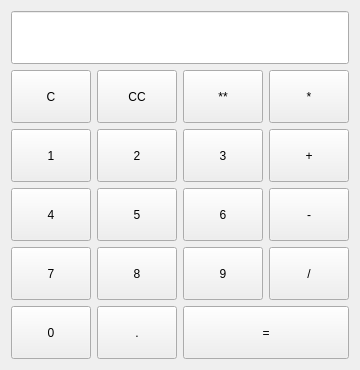
<?xml version="1.0" encoding="UTF-8"?>
<ui version="4.0">
 <class>PyQt5 Calculator</class>
 <widget class="QWidget" name="Form">
  <property name="geometry">
   <rect>
    <x>0</x>
    <y>0</y>
    <width>338</width>
    <height>370</height>
   </rect>
  </property>
  <property name="windowTitle">
   <string>Form</string>
  </property>
  <layout class="QVBoxLayout" name="verticalLayout">
   <item>
    <layout class="QGridLayout" name="gridLayout">
     <item row="1" column="0">
      <widget class="QPushButton" name="clear_one">
       <property name="sizePolicy">
        <sizepolicy hsizetype="MinimumExpanding" vsizetype="MinimumExpanding">
         <horstretch>0</horstretch>
         <verstretch>0</verstretch>
        </sizepolicy>
       </property>
       <property name="text">
        <string>C</string>
       </property>
      </widget>
     </item>
     <item row="6" column="2" colspan="2">
      <widget class="QPushButton" name="equal_button">
       <property name="enabled">
        <bool>true</bool>
       </property>
       <property name="sizePolicy">
        <sizepolicy hsizetype="MinimumExpanding" vsizetype="MinimumExpanding">
         <horstretch>0</horstretch>
         <verstretch>0</verstretch>
        </sizepolicy>
       </property>
       <property name="text">
        <string>=</string>
       </property>
      </widget>
     </item>
     <item row="1" column="2">
      <widget class="QPushButton" name="pushButton_19">
       <property name="sizePolicy">
        <sizepolicy hsizetype="MinimumExpanding" vsizetype="MinimumExpanding">
         <horstretch>0</horstretch>
         <verstretch>0</verstretch>
        </sizepolicy>
       </property>
       <property name="text">
        <string>**</string>
       </property>
      </widget>
     </item>
     <item row="3" column="0">
      <widget class="QPushButton" name="pushButton_2">
       <property name="sizePolicy">
        <sizepolicy hsizetype="MinimumExpanding" vsizetype="MinimumExpanding">
         <horstretch>0</horstretch>
         <verstretch>0</verstretch>
        </sizepolicy>
       </property>
       <property name="text">
        <string>1</string>
       </property>
      </widget>
     </item>
     <item row="3" column="3">
      <widget class="QPushButton" name="pushButton_16">
       <property name="sizePolicy">
        <sizepolicy hsizetype="MinimumExpanding" vsizetype="MinimumExpanding">
         <horstretch>0</horstretch>
         <verstretch>0</verstretch>
        </sizepolicy>
       </property>
       <property name="text">
        <string>+</string>
       </property>
      </widget>
     </item>
     <item row="3" column="1">
      <widget class="QPushButton" name="pushButton">
       <property name="sizePolicy">
        <sizepolicy hsizetype="MinimumExpanding" vsizetype="MinimumExpanding">
         <horstretch>0</horstretch>
         <verstretch>0</verstretch>
        </sizepolicy>
       </property>
       <property name="text">
        <string>2</string>
       </property>
      </widget>
     </item>
     <item row="3" column="2">
      <widget class="QPushButton" name="pushButton_3">
       <property name="sizePolicy">
        <sizepolicy hsizetype="MinimumExpanding" vsizetype="MinimumExpanding">
         <horstretch>0</horstretch>
         <verstretch>0</verstretch>
        </sizepolicy>
       </property>
       <property name="text">
        <string>3</string>
       </property>
      </widget>
     </item>
     <item row="4" column="0">
      <widget class="QPushButton" name="pushButton_4">
       <property name="sizePolicy">
        <sizepolicy hsizetype="MinimumExpanding" vsizetype="MinimumExpanding">
         <horstretch>0</horstretch>
         <verstretch>0</verstretch>
        </sizepolicy>
       </property>
       <property name="text">
        <string>4</string>
       </property>
      </widget>
     </item>
     <item row="4" column="1">
      <widget class="QPushButton" name="pushButton_5">
       <property name="sizePolicy">
        <sizepolicy hsizetype="MinimumExpanding" vsizetype="MinimumExpanding">
         <horstretch>0</horstretch>
         <verstretch>0</verstretch>
        </sizepolicy>
       </property>
       <property name="text">
        <string>5</string>
       </property>
      </widget>
     </item>
     <item row="4" column="2">
      <widget class="QPushButton" name="pushButton_6">
       <property name="sizePolicy">
        <sizepolicy hsizetype="MinimumExpanding" vsizetype="MinimumExpanding">
         <horstretch>0</horstretch>
         <verstretch>0</verstretch>
        </sizepolicy>
       </property>
       <property name="text">
        <string>6</string>
       </property>
      </widget>
     </item>
     <item row="6" column="1">
      <widget class="QPushButton" name="pushButton_11">
       <property name="sizePolicy">
        <sizepolicy hsizetype="MinimumExpanding" vsizetype="MinimumExpanding">
         <horstretch>0</horstretch>
         <verstretch>0</verstretch>
        </sizepolicy>
       </property>
       <property name="text">
        <string>.</string>
       </property>
      </widget>
     </item>
     <item row="5" column="3">
      <widget class="QPushButton" name="pushButton_13">
       <property name="sizePolicy">
        <sizepolicy hsizetype="MinimumExpanding" vsizetype="MinimumExpanding">
         <horstretch>0</horstretch>
         <verstretch>0</verstretch>
        </sizepolicy>
       </property>
       <property name="text">
        <string>/</string>
       </property>
      </widget>
     </item>
     <item row="1" column="1">
      <widget class="QPushButton" name="clear_all">
       <property name="sizePolicy">
        <sizepolicy hsizetype="MinimumExpanding" vsizetype="MinimumExpanding">
         <horstretch>0</horstretch>
         <verstretch>0</verstretch>
        </sizepolicy>
       </property>
       <property name="text">
        <string>CC</string>
       </property>
      </widget>
     </item>
     <item row="5" column="1">
      <widget class="QPushButton" name="pushButton_9">
       <property name="sizePolicy">
        <sizepolicy hsizetype="MinimumExpanding" vsizetype="MinimumExpanding">
         <horstretch>0</horstretch>
         <verstretch>0</verstretch>
        </sizepolicy>
       </property>
       <property name="text">
        <string>8</string>
       </property>
      </widget>
     </item>
     <item row="4" column="3">
      <widget class="QPushButton" name="pushButton_15">
       <property name="sizePolicy">
        <sizepolicy hsizetype="MinimumExpanding" vsizetype="MinimumExpanding">
         <horstretch>0</horstretch>
         <verstretch>0</verstretch>
        </sizepolicy>
       </property>
       <property name="text">
        <string>-</string>
       </property>
      </widget>
     </item>
     <item row="5" column="2">
      <widget class="QPushButton" name="pushButton_8">
       <property name="sizePolicy">
        <sizepolicy hsizetype="MinimumExpanding" vsizetype="MinimumExpanding">
         <horstretch>0</horstretch>
         <verstretch>0</verstretch>
        </sizepolicy>
       </property>
       <property name="text">
        <string>9</string>
       </property>
      </widget>
     </item>
     <item row="6" column="0">
      <widget class="QPushButton" name="pushButton_12">
       <property name="sizePolicy">
        <sizepolicy hsizetype="Minimum" vsizetype="MinimumExpanding">
         <horstretch>0</horstretch>
         <verstretch>0</verstretch>
        </sizepolicy>
       </property>
       <property name="text">
        <string>0</string>
       </property>
      </widget>
     </item>
     <item row="1" column="3">
      <widget class="QPushButton" name="pushButton_20">
       <property name="sizePolicy">
        <sizepolicy hsizetype="MinimumExpanding" vsizetype="MinimumExpanding">
         <horstretch>0</horstretch>
         <verstretch>0</verstretch>
        </sizepolicy>
       </property>
       <property name="text">
        <string>*</string>
       </property>
      </widget>
     </item>
     <item row="5" column="0">
      <widget class="QPushButton" name="pushButton_7">
       <property name="sizePolicy">
        <sizepolicy hsizetype="Minimum" vsizetype="MinimumExpanding">
         <horstretch>0</horstretch>
         <verstretch>0</verstretch>
        </sizepolicy>
       </property>
       <property name="text">
        <string>7</string>
       </property>
      </widget>
     </item>
     <item row="0" column="0" colspan="4">
      <widget class="QLineEdit" name="equation_box">
       <property name="sizePolicy">
        <sizepolicy hsizetype="MinimumExpanding" vsizetype="MinimumExpanding">
         <horstretch>0</horstretch>
         <verstretch>0</verstretch>
        </sizepolicy>
       </property>
       <property name="font">
        <font>
         <pointsize>15</pointsize>
         <weight>75</weight>
         <bold>true</bold>
        </font>
       </property>
      </widget>
     </item>
    </layout>
   </item>
  </layout>
 </widget>
 <resources/>
 <connections/>
</ui>
